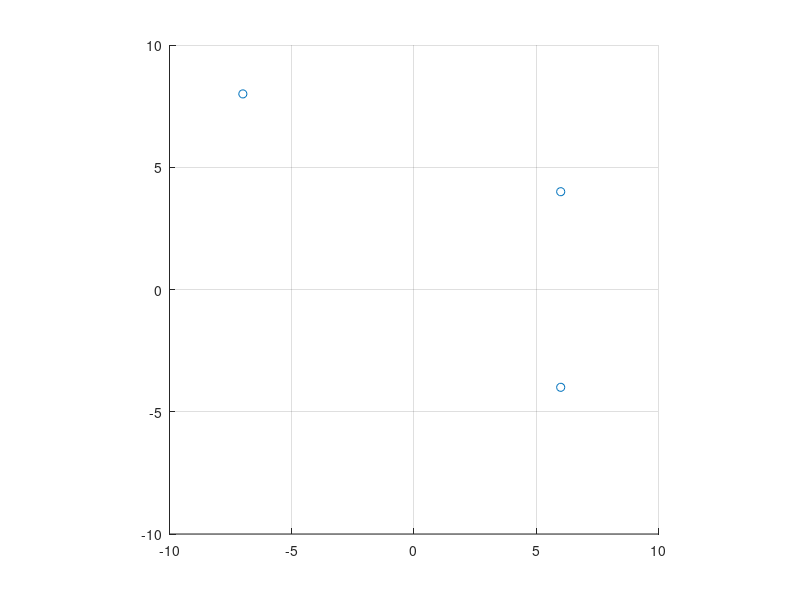

The MATLAB script that drew this image: (Note: this script raises an error after producing the figure.)
%%%%%%%%%%%%%%%%%%%%%%%%%%%%%%%%%%%%%%%%%%%%%%%%%%%%%%%%%%%%%%%%%%%%%%%%%%%
% EKF Localization
%
% Chapter 7.4, Table 7.2 (p. 204)
% Probabilistic Robotics, Thrun et al.
%
% Assumptions:
%   - Known correspondences
%   - Velocity motion model (Ch. 5.3)
%   - Range/bearing measurement model (Ch. 6.6)
%
% Parker Lusk, BYU
% 25 Sept 2017
%%%%%%%%%%%%%%%%%%%%%%%%%%%%%%%%%%%%%%%%%%%%%%%%%%%%%%%%%%%%%%%%%%%%%%%%%%%
clear, clc;
% === Robot Parameters ====================================================

% Range/bearing sensor parameters
sensor.sigma_r = 0.1;      % m     range std dev
sensor.sigma_phi = 0.05;   % rad   bearing std dev
sensor.sigma_s = 5;        % signature noise std dev

% Velocity motion model noise parameters
alphas = [...
            0.1 0.01...     % translational error
            0.01 0.1...     % angular error
            0 0;...         % final orientation error
         ];

% Initial state
x0 = [-5 -3 pi/2]';

% Simulation Timing
Ts = 0.1;       % Sample rate
Tf = 20;        % Simulation duration
t = 0:Ts:Tf;    % Time vector

% Velocity commands
vc = 1 + 0.5*cos(2*pi*(0.2).*t);
wc = -0.2 + 2*cos(2*pi*(0.6).*t);
% wc = zeros(size(t));
% =========================================================================

% === World Parameters ====================================================

% Dimensions of the field
field.w = 20;   % m
field.h = 20;   % m

% Landmark locations
field.landmarks = [6 4 100; -7 8 200; 6 -4 300]';
% =========================================================================

% Draw the environment
figure(1), clf; hold on;
scatter(field.landmarks(1,:), field.landmarks(2,:), 'k*');
axis([-field.w field.w -field.h field.h]/2);
axis square; grid on

% Initializes the robot starting point (x, y, theta (deg))
bot = drawRobot(x0, []);

% Setup true state and inputs
xtr = x0;
utr = [vc; wc];

% Setup EKF initial conditions
x = [0 0 0]';
P = eye(3);

% Known correspondence index
c = [1, 2, 3];

% Save variables for later
Xtr  = zeros(3, length(t));
Xhat = zeros(3, length(t));
PP   = zeros(3,3,length(t));
KKs  = cell(1,length(t));

for i = 1:length(t)
    
    % Move the robot
    [xtr, unoisy] = sim_kinematics(xtr, utr(:,i), Ts, alphas);
    bot = drawRobot(xtr, bot);

    % Read the sensor
    Z = range_bearing_sensor(xtr, field.landmarks, sensor);
    
    % Localize robot using an EKF and landmark measurements
    [x, P, KK] = ekf_localization(x, P, unoisy, Z, c, field.landmarks, Ts, alphas, sensor);
   
    % For plotting
    Xtr(:,i) = xtr;
    Xhat(:,i) = x;
    PP(:,:,i) = P;
    KKs(1,i) = {KK};

end

figure(2), clf;
subplot(311); plot(t, Xtr(1,:), t, Xhat(1,:)); ylabel('x [m]');
title('Truth vs Estimate'); legend('Truth', 'Estimate','Location','northwest');
subplot(312); plot(t, Xtr(2,:), t, Xhat(2,:)); ylabel('y [m]')
subplot(313); plot(t, Xtr(3,:), t, Xhat(3,:)); ylabel('\psi [rad]');
xlabel('Time [s]')

% Estimation error
figure(3), clf;
Xerr = Xtr - Xhat;
bound = 2;
sigma_x = sqrt(reshape(PP(1,1,:),[],1));
sigma_y = sqrt(reshape(PP(2,2,:),[],1));
sigma_psi = sqrt(reshape(PP(3,3,:),[],1));
subplot(311);
plot(t, Xerr(1,:)); hold on; title('Estimation Error');
plot(t, bound*sigma_x, 'r', 'LineWidth', 2);
plot(t, -bound*sigma_x, 'r', 'LineWidth', 2);
ylabel('x [m]'); legend('Error', '2-\sigma bound (95%)');
subplot(312);
plot(t, Xerr(2,:)); hold on; ylabel('y [m]'); 
plot(t, bound*sigma_y, 'r', 'LineWidth', 2);
plot(t, -bound*sigma_y, 'r', 'LineWidth', 2);
subplot(313);
plot(t, Xerr(3,:)); hold on; ylabel('\psi [rad]'); 
plot(t, bound*sigma_psi, 'r', 'LineWidth', 2);
plot(t, -bound*sigma_psi, 'r', 'LineWidth', 2);
xlabel('Time [s]');

% Kalman Gain
figure(4), clf;
L = size(field.landmarks, 2);
for i = 1:L
    
    Ks = zeros(3,3,length(t));
    for j = 1:length(t)
        KK = KKs{j};
        Ks(:,:,j) = KK(:,:,i);
    end
    
    subplot(L,1,i);
    plot(t,reshape(Ks, 9, []));
    ylabel(['Landmark ' int2str(i)]);
    
    if i == 1
        title('Kalman Gains');
    elseif i == L
        xlabel('Time [s]');
    end
end

% -------------------------------------------------------------------------